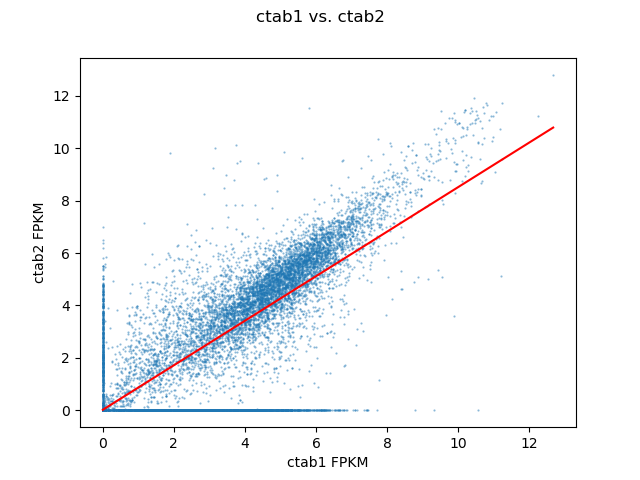

Recreate this plot in Python.
#!/usr/bin/env python3

"""
Usage: ./lunch_ex2.py <ctab1> <ctab2>

compares two ctab files
"""

import sys
import matplotlib.pyplot as plt
import scipy.stats as stats
import numpy as np

ctab1 = []
ctab2 = []

for i, line in enumerate(open(sys.argv[1])):
    if i == 0:
        continue
    fields = line.rstrip("\n").split("\t")
    ctab1.append(float(fields[11]) + 1)

for i, line in enumerate(open(sys.argv[2])):
    if i == 0:
        continue
    fields = line.rstrip("\n").split("\t")
    ctab2.append(float(fields[11]) + 1)
    
trans_ctab1 = np.log2(ctab1)
trans_ctab2 = np.log2(ctab2)    
coef = np.polyfit(trans_ctab1, trans_ctab2, 1)

def f(x, m, b):
    return (m * x) + b

xval = np.linspace(min(trans_ctab1), max(trans_ctab1),100)
yval = f(xval, coef[0], coef[1])

fig, ax = plt.subplots()
ax.plot(xval, yval, color = "red")

ax.scatter(x=trans_ctab1, y=trans_ctab2, alpha = 0.5, s = 0.3)
plt.suptitle("ctab1 vs. ctab2")
plt.xlabel("ctab1 FPKM")
plt.ylabel("ctab2 FPKM")
fig.savefig("lunch_ex2.png")
plt.close(fig)


